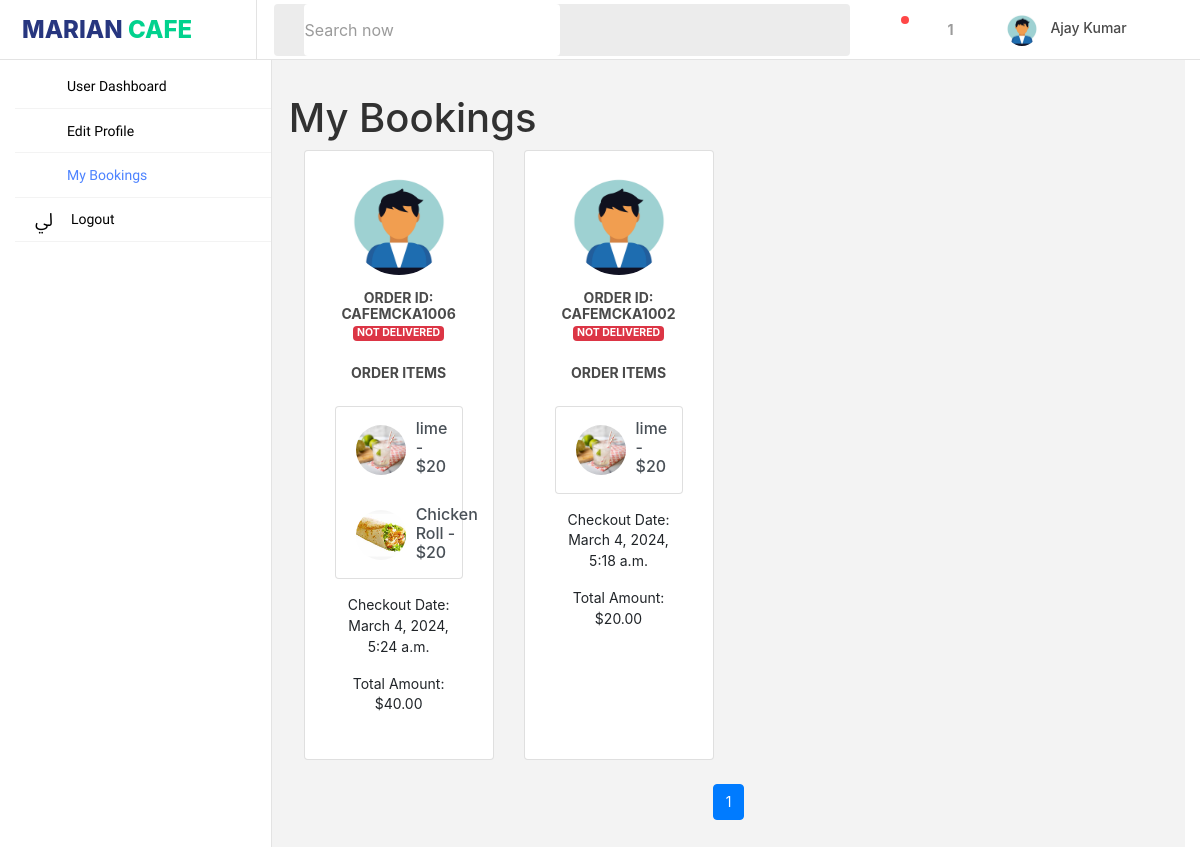
Page /mybookings (signed in) on the committed database.
### cafeapp/models.py (models this page shows, shortened)
class User(models.Model):
    name = models.CharField(max_length=100)
    email = models.EmailField(unique=True)
    password = models.CharField(max_length=100)
    image=models.ImageField(upload_to='drimg/',default='nothing')
    address=models.CharField(max_length=100,default='nothing')
    phone=models.IntegerField(default='1')
    department=models.CharField(max_length=100,default='nothing')
    idnumber=models.IntegerField(default='1')
    id_card=models.ImageField(upload_to='idcard/',default='nothing')
    is_verified = models.BooleanField('Is Verified', default=False)

class Checkout(models.Model):
    user = models.ForeignKey(User, on_delete=models.CASCADE)
    items = models.ManyToManyField(foodmenu)
    total_amount = models.DecimalField(max_digits=10, decimal_places=2)
    checkout_date = models.DateTimeField(auto_now_add=True)
    isDelivered = models.CharField(max_length=20,default="Not Delivered")
    delivery_date = models.DateTimeField(blank=True,null=True)

class foodmenu(models.Model):
    userid=models.ForeignKey(Staff,on_delete=models.CASCADE)
    name = models.CharField(max_length=100)
    ftype = models.CharField(max_length=500)
    image = models.ImageField(upload_to="vehicles/", blank=True)
    rate=models.IntegerField(null=True)
    status=models.CharField(max_length=20,default="not booked")
    quantity=models.IntegerField(default=10)
    removalStatus=models.BooleanField(default=False)

### cafeapp/views.py (the view)
# urls.py: path('mybookings',views.myBookings),
def myBookings(request):
    user_id = request.session.get('id')
    useri = get_object_or_404(User, id=user_id)  # This gets the user object
    bookings = Checkout.objects.filter(user=useri).order_by('-checkout_date')  # Filter bookings for this user
    user=User.objects.filter(id=user_id)
    page_number = request.GET.get('page', 1)  # Get the page number from the request
    paginator = Paginator(bookings, 4)  # Show 5 bookings per page
    cart=Cart.objects.filter(user=user_id)
    total_amount = sum(item.items.rate * item.quantity for item in cart)
    noofitems=cart.count()
    try:
        bookings_page = paginator.page(page_number)
    except PageNotAnInteger:
        bookings_page = paginator.page(1)
    except EmptyPage:
        bookings_page = paginator.page(paginator.num_pages)
    return render(request, 'cafeapp/mybookings.html', {'bookings': bookings_page, 'user': user,'total_amount':total_amount,'noofitems':noofitems})

### cafeapp/templates/cafeapp/mybookings.html (shortened to what this page needs)
{% extends 'userbase.html' %}
{% load static %}
{% block background %} {% endblock %}
{% block body %}
<!DOCTYPE html>
<html lang="en">
<head>
    <link rel="stylesheet" href="https://stackpath.bootstrapcdn.com/bootstrap/4.5.2/css/bootstrap.min.css">
</head>
<body>
    <h1>My Bookings</h1>
    <div class="container">
        <div class="row">
            {% for booking in bookings %}
            <div class="col-md-3 d-flex align-items-stretch">
                <div class="card h-100">
                    <div class="card-body">
                        <img src="{{booking.user.image.url}}" alt="Logo" class="logo">
                        <h5 class="card-title">Order ID: CAFEMCKA100{{ booking.id }}
                        <span class="badge {% if booking.isDelivered == 'Delivered' %}badge-success{% else %}badge-danger{% endif %}">
                            {{ booking.isDelivered }}{% if booking.isDelivered == 'Delivered' %} at {{ booking.delivery_date|date:"D, d M Y H:i" }}{% endif %}
                        </span>               </h5>
                        <h5 class="card-title">Order Items</h5>
                        <div class="list-group">
                            {% for food_item in booking.items.all %}
                            <a href="#" class="list-group-item list-group-item-action">
                                <img src="{{ food_item.image.url }}" alt="{{ food_item.name }}">
                                <div class="booking-info">
                                    <h6 class="mb-1">{{ food_item.name }} - ${{ food_item.rate }}</h6>
                                </div>
                            </a>
                            {% endfor %}
                        </div>
                        <p class="card-text mt-3">Checkout Date: {{ booking.checkout_date }}</p>
                        <p class="card-text">Total Amount: ${{ booking.total_amount }}</p>
                    </div>
                </div>
            </div>
            {% endfor %}
        </div>
        <div class="mt-4">
            <nav aria-label="Page navigation example">
                <ul class="pagination justify-content-center">
                    {% for num in bookings.paginator.page_range %}
                        {% if bookings.number == num %}
                            <li class="page-item active"><a class="page-link" href="?page={{ num }}">{{ num }}</a></li>
                        {% elif num > bookings.number|add:'-3' and num < bookings.number|add:'3' %}
                            <li class="page-item"><a class="page-link" href="?page={{ num }}">{{ num }}</a></li>
                        {% endif %}
                    {% endfor %}
                </ul>
            </nav>
        </div>
    </div>
</body>
</html>
{% endblock %}

### cafeapp/templates/userbase.html (shortened to what this page needs)
{% load static %}
<!DOCTYPE html>
<html lang="en">
<head>
  {% include 'include/head.html' %}
</head>
<body {% block background %}{% endblock %}>
  <nav class="navbar col-lg-12 col-12 p-0 fixed-top d-flex flex-row">
    <div class="navbar-brand-wrapper d-flex justify-content-center">
      <div class="navbar-brand-inner-wrapper d-flex justify-content-between align-items-center w-100">
        <a class="navbar-brand" href="#">MARIAN <span>CAFE</span></a>
        <button class="navbar-toggler navbar-toggler align-self-center" type="button" data-toggle="minimize">
          <span class="mdi mdi-sort-variant"></span>
        </button>
      </div>
    </div>
    <div class="navbar-menu-wrapper d-flex align-items-center justify-content-end">
      <ul class="navbar-nav mr-lg-4 w-100">
        <li class="nav-item nav-search d-none d-lg-block w-100">
          <div class="input-group">
            <div class="input-group-prepend">
              <span class="input-group-text" id="search">
                <i class="mdi mdi-magnify"></i>
              </span>
            </div>
            <form method="get" action="{% url 'search_food' %}">
              <input type="text" class="form-control" placeholder="Search now" aria-label="search"
                aria-describedby="search" name="name">
            </form>
          </div>
        </li>
      </ul>
      <ul class="navbar-nav navbar-nav-right">
        <li class="nav-item dropdown me-1">
          <a class="nav-link count-indicator dropdown-toggle d-flex justify-content-center align-items-center"
            id="messageDropdown" href="#" data-bs-toggle="dropdown">
            <i class="mdi mdi-filter-outline"></i>
            <span class="count"></span>
          </a>
        <li class="nav-item dropdown me-4">
          <a class="nav-link count-indicator dropdown-toggle d-flex align-items-center justify-content-center notification-dropdown"
            id="notificationDropdown" href="#" data-bs-toggle="dropdown">
            <i class="mdi mdi-cart mx-0"></i>
            <span><b>{{ noofitems }}</b></span>
          </a>
        </li>
        {% for i in user %}
        <li class="nav-item nav-profile dropdown">
          <a class="nav-link dropdown-toggle" href="#" data-bs-toggle="dropdown" id="profileDropdown">
            <img src="{{i.image.url}}" alt="profile" />
            <span class="nav-profile-name">{{i.name}}</span>
          </a>{% endfor %}
        </li>
      </ul>
    </div>
  </nav>
  <div class="container-fluid page-body-wrapper">
    <nav class="sidebar sidebar-offcanvas" id="sidebar">
      <ul class="nav">
        <li class="nav-item">
          <a class="nav-link" href="/user_home">
            <i class="mdi mdi-home menu-icon"></i>
            <span class="menu-title">User Dashboard</span>
          </a>
        </li>
        <li class="nav-item">
          <a class="nav-link" href="/edit-user">
            <i class="mdi mdi-chart-pie menu-icon"></i>
            <span class="menu-title">Edit Profile</span>
          </a>
        </li>
        <li class="nav-item">
          <a class="nav-link" href="/mybookings">
            <i class="mdi mdi-grid-large menu-icon"></i>
            <span class="menu-title">My Bookings</span>
          </a>
        </li>
        <li class="nav-item">
          <a class="nav-link" href="/logout">
            <i class="mdi mdi-emoticon menu-icon"></i>
            <span class="menu-title">Logout</span>
          </a>
        </li>
      </ul>
    </nav>
    <div class="main-panel">
      <div class="content-wrapper">
</body>
</html>
{% block body %}{% endblock %}

### cafeapp/templates/include/head.html (shortened to what this page needs)
{% load static %}
<!DOCTYPE html>
<html lang="en">
<head>
  <link rel="stylesheet" href="{% static 'dashboard/vendors/mdi/css/materialdesignicons.min.css' %}">
  <link rel="stylesheet" href="{% static 'dashboard/vendors/base/vendor.bundle.base.css' %}">
  <link rel="stylesheet" href="{% static 'dashboard/vendors/datatables.net-bs4/dataTables.bootstrap4.css' %}">
  <link rel="stylesheet" href="{% static 'dashboard/css/style.css' %}">
    <link rel="stylesheet" href="{% static 'vehiapp/css/open-iconic-bootstrap.min.css' %}">
    <link rel="stylesheet" href="{% static 'vehiapp/css/animate.css' %}">
    <link rel="stylesheet" href="{% static 'vehiapp/css/owl.carousel.min.css' %}">
    <link rel="stylesheet" href="{% static 'vehiapp/css/owl.theme.default.min.css' %}">
    <link rel="stylesheet" href="{% static 'vehiapp/css/magnific-popup.css' %}">
    <link rel="stylesheet" href="{% static 'vehiapp/css/aos.css' %}">
    <link rel="stylesheet" href="{% static 'vehiapp/css/ionicons.min.css' %}">
    <link rel="stylesheet" href="{% static 'vehiapp/css/bootstrap-datepicker.css' %}">
    <link rel="stylesheet" href="{% static 'vehiapp/css/jquery.timepicker.css' %}">
    <link rel="stylesheet" href="{% static 'vehiapp/css/flaticon.css' %}">
    <link rel="stylesheet" href="{% static 'vehiapp/css/icomoon.css' %}">
    <link rel="stylesheet" href="{% static 'vehiapp/css/style.css' %}">
</head>
<body>
</body>
</html>

### cafeapp/templates/userbase.html (style rules this page uses)
.navbar-brand span { color: #01d28e; }

### cafeapp/templates/cafeapp/mybookings.html (style rules this page uses)
.card { margin-bottom: 20px; text-align: center; }
.logo { width: 100px; height: 100px; border-radius: 50%; margin: 0 auto 15px auto; }
.booking-info { flex-grow: 1; text-align: left; }
.list-group-item { display: flex; align-items: center; }
.list-group-item img { margin-right: 10px; width: 50px; height: 50px; object-fit: cover; border-radius: 50%; }
.row { display: flex; flex-wrap: wrap; }
.card { height: 100%; }
.pagination { justify-content: center; }

### rows in the picture
User: image (picture), name "Ajay Kumar"
Checkout: user.image (picture), id "6", isDelivered "NOT DELIVERED", checkout_date "March 4, 2024, 5:24 a.m.", total_amount "40.00"
foodmenu: image (picture), name "lime", rate "20"
foodmenu: image (picture), name "Chicken Roll", rate "20"
Checkout: user.image (picture), id "2", isDelivered "NOT DELIVERED", checkout_date "March 4, 2024, 5:18 a.m.", total_amount "20.00"

### other values in the picture
{{ noofitems }} "1"
{{ num }} "1"
